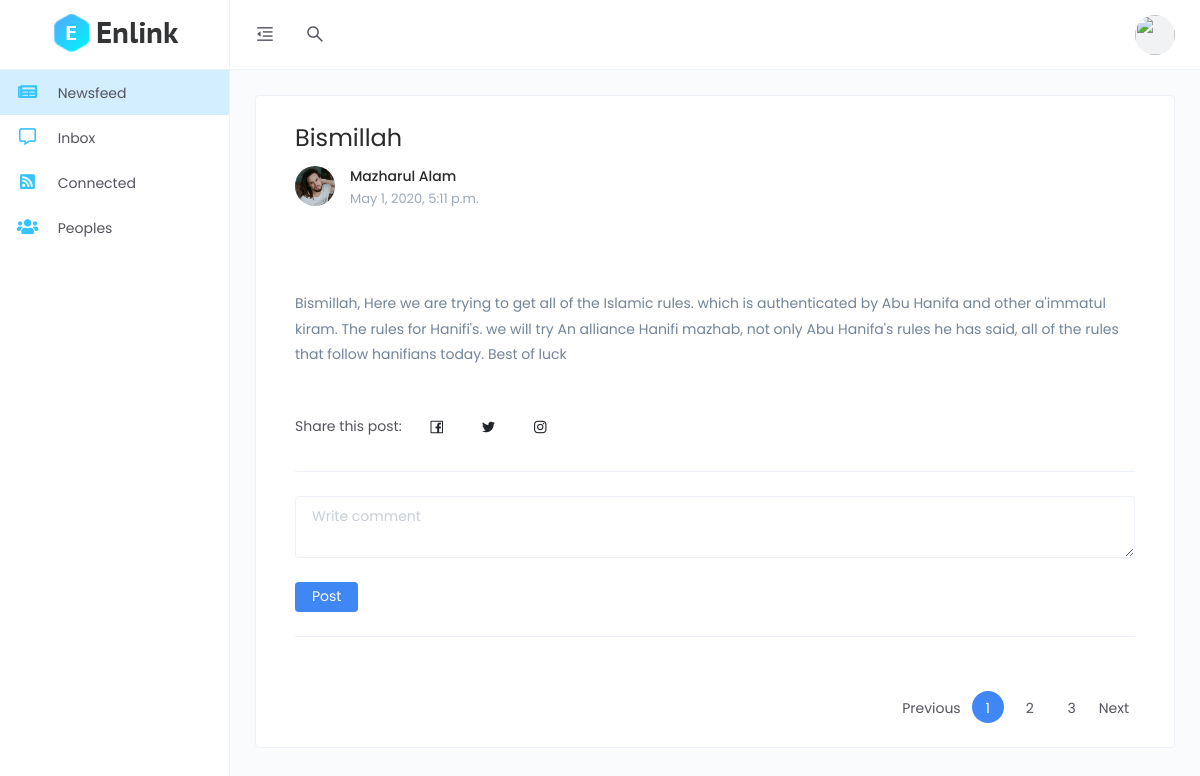
Before: /posts/1 with the older database file.
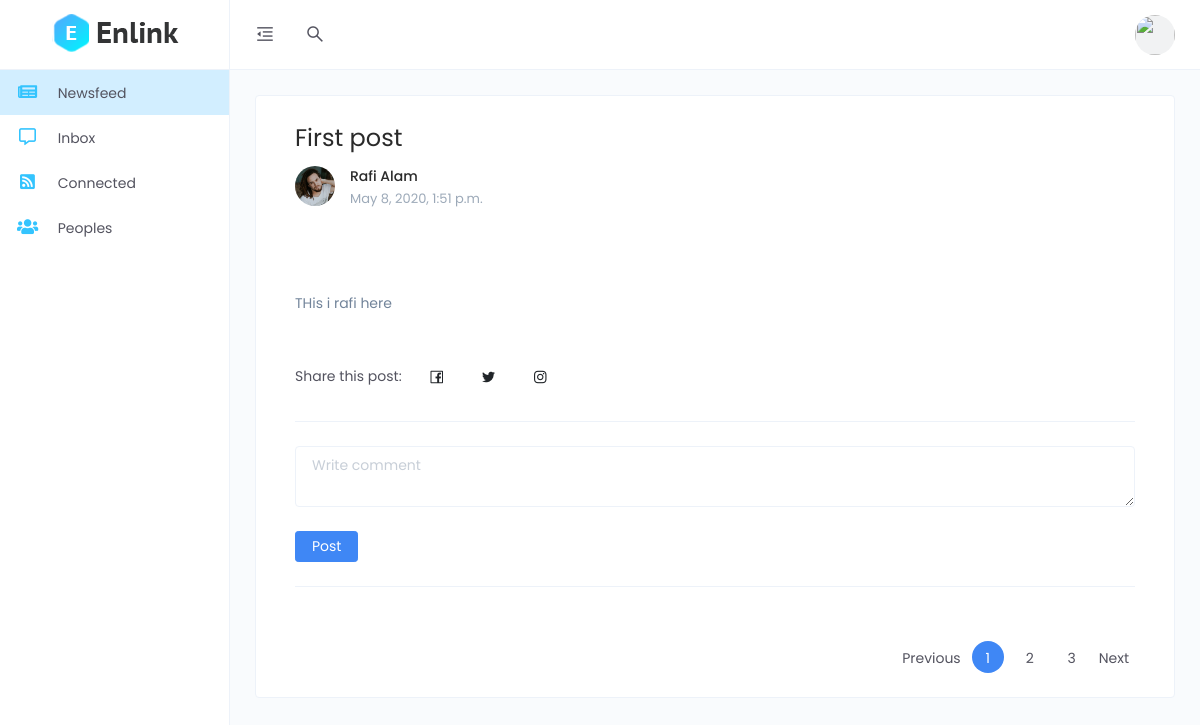
After: the same page with the newer database file.
### post/models.py (models this page shows, shortened)
class Post(models.Model):
    owner = models.ForeignKey(User,on_delete=models.CASCADE,related_name='author')
    title = models.CharField(max_length=50)
    post = models.TextField()
    reference = models.CharField(max_length=250)
    created_at = models.DateTimeField(auto_now_add=True,blank=True)
    updated_at = models.DateTimeField(auto_now=True,blank=True)
    status = models.BooleanField(default=False)

### post/views.py (the view)
# urls.py: path('<int:post_id>',views.single_post,name="single_post"),
def single_post(request,post_id):
    p = Post.objects.get(id=post_id)
    return render(request,'home/post.html',{'post':p})

### template/home/post.html (shortened to what this page needs)
{% extends 'app.html' %}
{% load static %}
{% block 'newsfeed-active' %}active{% endblock %}
{% block 'content' %}
<div class="page-container">
  <div class="main-content">
    <div class="card">
        <div class="card-body">
            <div class="container">
                <h2 class="font-weight-normal m-b-10">{{ post.title }}</h2>
                <div class="d-flex m-b-30">
                    <div class="avatar avatar-cyan avatar-img">
                        <img src="assets/images/avatars/thumb-6.jpg" alt="">
                    </div>
                    <div class="m-l-15">
                        <a href="javascript:void(0);" class="text-dark m-b-0 font-weight-semibold">{{post.owner.first_name}} {{post.owner.last_name }}</a>
                        <p class="m-b-0 text-muted font-size-13">{{ post.updated_at }}</p>
                    </div>
                </div>
                <div class="m-t-30">
                    <p>{{post.post}}</p>
                </div>
                <div class="d-flex m-t-40 align-items-center">
                    <span class="m-r-15">Share this post: </span>
                    <ul class="list-inline m-b-0">
                        <li class="list-inline-item">
                            <button class="font-size-16 btn btn-hover btn-icon btn-rounded">
                                <i class="anticon anticon-facebook"></i>
                            </button>
                        </li>
                        <li class="list-inline-item">
                            <button class="font-size-16 btn btn-hover btn-icon btn-rounded">
                                <i class="anticon anticon-twitter"></i>
                            </button>
                        </li>
                        <li class="list-inline-item">
                            <button class="font-size-16 btn btn-hover btn-icon btn-rounded">
                                <i class="anticon anticon-instagram"></i>
                            </button>
                        </li>
                    </ul>
                </div>
                <hr>
                <div class="form-group">
                    <textarea id="comment" class="form-control" placeholder="Write comment"></textarea>
                </div>
                <button id="addComment" class="btn btn-primary btn-sm">Post</button>
                <div id="comment_sections">
                    <hr>
                    <div class="m-t-30">
                        <nav>
                            <ul class="pagination justify-content-end">
                                <li class="page-item"><a class="page-link" href="#">Previous</a></li>
                                <li class="page-item active"><a class="page-link" href="#">1</a></li>
                                <li class="page-item"><a class="page-link" href="#">2</a></li>
                                <li class="page-item"><a class="page-link" href="#">3</a></li>
                                <li class="page-item"><a class="page-link" href="#">Next</a></li>
                            </ul>
                        </nav>
                    </div>
                </div>
            </div>
        </div>
    </div>
  </div>
</div>
{% endblock %}

### template/app.html (shortened to what this page needs)
<!DOCTYPE html>
<html lang="en">
<head>
{% load static %}
  <link rel="stylesheet" href="{% static 'css/app.min.css' %}">
</head>
<body>
<div class="app">
  <div class="layout">
<div class="header">
  <div class="logo logo-dark">
      <a href="index.html">
          <img src="{% static 'images/logo/logo.png' %}" alt="Logo">
      </a>
  </div>
  <div class="nav-wrap">
    <ul class="nav-left">
        <li class="desktop-toggle">
            <a href="javascript:void(0);">
                <i class="anticon"></i>
            </a>
        </li>
        <li>
            <a href="javascript:void(0);" data-toggle="modal" data-target="#search-drawer">
                <i class="anticon anticon-search"></i>
            </a>
        </li>
    </ul>
      <ul class="nav-right">
          <li class="dropdown dropdown-animated scale-left">
              <div class="pointer" data-toggle="dropdown">
                  <div class="avatar avatar-image  m-h-10 m-r-15">
                      <img src="{% static 'images/avatars/thumb-3.jpg' %}"  alt="">
                  </div>
              </div>
          </li>
      </ul>
  </div>
  </div>
  <div class="side-nav">
    <div class="side-nav-inner">
        <ul class="side-nav-menu scrollable">
            <li class="nav-item {% block 'newsfeed-active' %}{% endblock %}">
                <a href="/">
                    <span class="icon-holder">
                        <i style="color: #34c4fe;" class="fas fa-newspaper"></i>
                    </span>
                    <span class="title">Newsfeed</span>
                </a>
            </li>
            <li class="nav-item {% block 'chat-active' %}{% endblock %}">
                <a href="/chat">
                    <span class="icon-holder">
                        <i style="color: #34c4fe;" class="far fa-comment-alt"></i>
                    </span>
                    <span class="title">Inbox</span>
                </a>
            </li>
            <li class="nav-item {% block 'follow-active' %}{% endblock %}">
                <a href="/follow">
                    <span class="icon-holder">
                        <i style="color: #34c4fe;" class="fas fa-rss-square"></i>
                    </span>
                    <span class="title">Connected</span>
                </a>
            </li>
            <li class="nav-item {% block 'peoples-active' %}{% endblock %}">
                <a href="/peoples">
                    <span class="icon-holder">
                        <i style="color: #34c4fe;" class="fas fa-users"></i>
                    </span>
                    <span class="title">Peoples</span>
                </a>
            </li>
        </ul>
    </div>
</div>
  {% block 'content' %}{% endblock %}
  </div>
</div>
</body>
</html>

### template/app.html (style rules this page uses)
.side-nav .side-nav-inner .side-nav-menu li.active { background: #d2eeff; }

Changed rows visible on the page:
changed Post "Alam": title "Bismillah" → "First post"; owner.first_name "Mazharul" → "Rafi"; updated_at "May 1, 2020, 5:11 p.m." → "May 8, 2020, 1:51 p.m."; post "Bismillah, Here we are trying to get all of the Islamic rules. which is authenticated by Abu Hanifa and other a'immatul kiram. The rules for Hanifi's. we will try An alliance Hanifi mazhab, not only Abu Hanifa's rules he has said, all of the rules that follow hanifians today. Best of luck" → "THis i rafi here"
